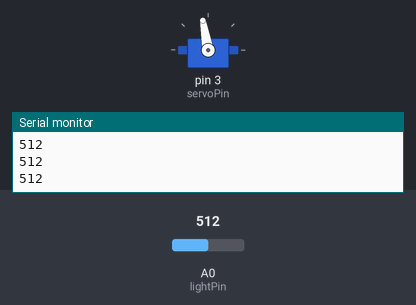
Recording of a sketch running on a simulated Arduino Uno, built with avr-gcc and run on an emulated ATmega328P. Parts: servo, the last lines printed to the serial monitor. Inputs (shaded band) come from the test bench; at power-on: A0 (lightPin) = 512.

Above: at 1.3 s.
1.4 s: A0 (lightPin) set to 487
At 2.4 s:
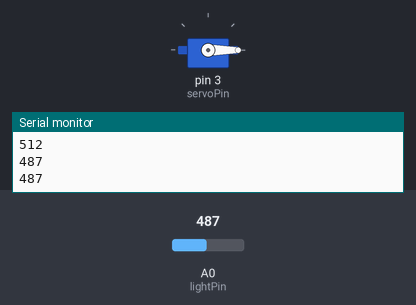
3.0 s: A0 (lightPin) set to 510
At 3.6 s:
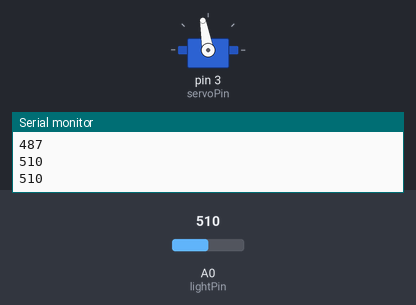
4.5 s: A0 (lightPin) set to 490
At 4.8 s:
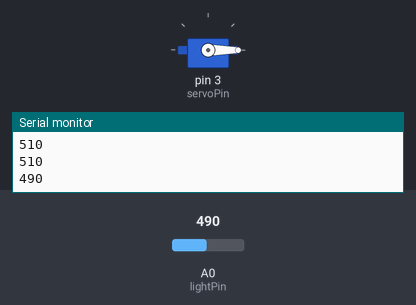
Timing chart, 0 to 7.5 s (numbered marks = the images above; inputs shaded):
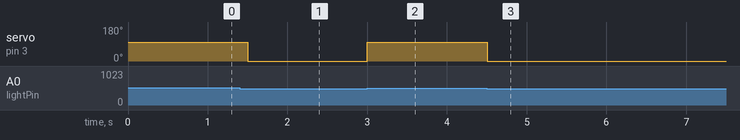

Measured:
- the behaviour switches between 501 and 500 on A0 (lightPin) (found by bisection; images 0 and 1)
- after the input at 1.4 s, servo on pin 3 (servoPin): 100° → 0° after 0.10 s
- after the input at 3.0 s, servo on pin 3 (servoPin): 0° → 100° at once
- after the input at 4.5 s, servo on pin 3 (servoPin): 100° → 0° at once

The sketch:

lecture7Servo.ino
```cpp
/*
Author: Thanos Moschou
Description: Servo Motor that changes its motor angle
depending on environment light.

Components:
1 Uno R3
1 Photoresistor
1 Resistor 1K Ohm
1 Micro Servo
1 Breadboard
Jumper Wires
*/

#include <Servo.h>

Servo myServo;

const int servoPin = 3;
const int lightPin = A0;

void setup()
{
  myServo.attach(servoPin);
  Serial.begin(9600);
}

void loop()
{
  int d = analogRead(lightPin);

  Serial.println(d);

  if (d > 500) {
    myServo.write(100);
  } else {
    myServo.write(0);
  }

  delay(500);

}
```
